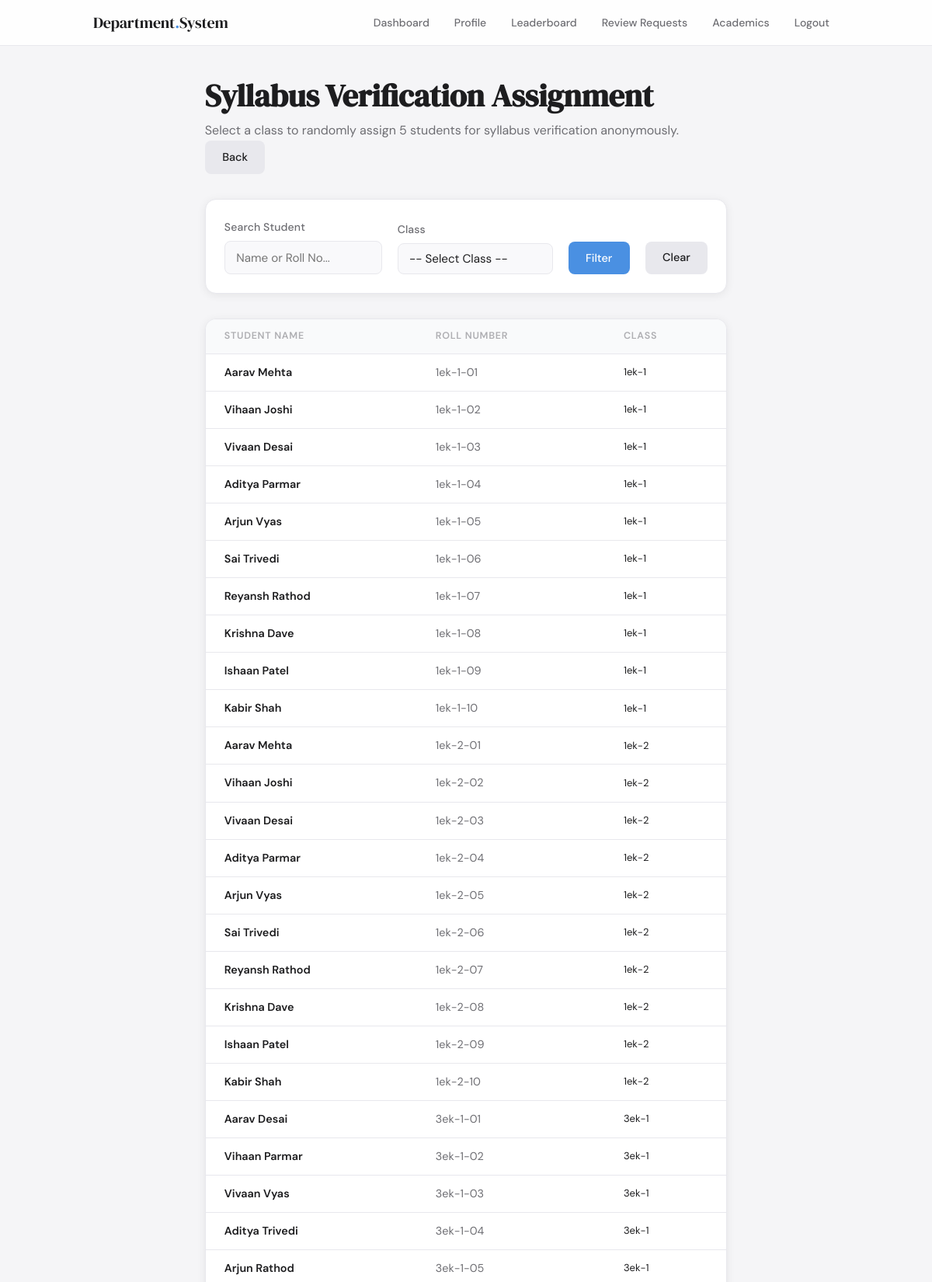
Page /public/academics/select_student.php (signed in, upper part) on the committed database.
### tables this page shows
CREATE TABLE IF NOT EXISTS users (
    id INT AUTO_INCREMENT PRIMARY KEY,
    name VARCHAR(120) NOT NULL,
    email VARCHAR(120) UNIQUE NOT NULL,
    phone VARCHAR(20),
    password VARCHAR(255) NOT NULL,
    role ENUM('student','faculty','expert','admin') NOT NULL,
    pac_category ENUM('premium', 'average', 'challenged') DEFAULT 'average',
    class_name VARCHAR(50),
    semester INT,
    batch VARCHAR(30),
    roll_no VARCHAR(50),
    emp_id VARCHAR(50),
    linkedin_url VARCHAR(255),
    is_verified TINYINT DEFAULT 1,
    created_at TIMESTAMP DEFAULT CURRENT_TIMESTAMP
);

### public/academics/select_student.php (the view, shortened to what this page needs)
<?php
require_once __DIR__ . '/../../app/config/db.php';
$search = $_GET['search'] ?? '';
$whereClause = "role = 'student'";
$sStmt = $conn->prepare("SELECT id, name, roll_no, class_name, semester FROM users WHERE $whereClause ORDER BY roll_no ASC, name ASC LIMIT 100");
$sStmt->execute();
$studentsRes = $sStmt->get_result();
$students = $studentsRes->fetch_all(MYSQLI_ASSOC);
require_once __DIR__ . '/../../app/includes/header.php';
?>
<div class="wrapper" style="padding: 2rem;">
    <div class="dashboard-header" style="margin-bottom: 2rem;">
        <div class="dashboard-title">
            <h1 style="font-family: 'DM Serif Display', serif; font-size: 2.5rem; color: var(--text);">Syllabus Verification Assignment</h1>
            <p style="color: var(--text-2);">Select a class to randomly assign 5 students for syllabus verification anonymously.</p>
        </div>
        <div class="dashboard-actions">
            <a href="faculty_dashboard.php" class="btn btn-secondary">Back</a>
        </div>
    </div>
    <div class="card" style="margin-bottom: 2rem; padding: 1.5rem;">
        <form method="GET" action="" style="display: flex; gap: 20px; align-items: flex-end; flex-wrap: wrap;">
            <div class="form-group" style="margin-bottom: 0; flex: 1; min-width: 200px;">
                <label>Search Student</label>
                <input type="text" name="search" placeholder="Name or Roll No..." value="<?= htmlspecialchars($search) ?>">
            </div>
            <div class="form-group" style="margin-bottom: 0; min-width: 200px;">
                <label>Class</label>
                <select name="class_name">
                    <option value="">-- Select Class --</option>
                </select>
            </div>
            <button type="submit" class="btn btn-primary" style="height: 42px;">Filter</button>
            <a href="select_student.php" class="btn btn-secondary" style="height: 42px; display: flex; align-items: center;">Clear</a>
        </form>
    </div>
    <?php if (empty($students)): ?>
        <div class="card" style="text-align: center; padding: 3rem;">
            <p style="color: var(--text-2);">No students found matching your criteria.</p>
        </div>
    <?php else: ?>
        <div class="card" style="padding: 0; overflow: hidden;">
            <div class="table-wrap">
                <table class="table-minimal" style="width: 100%; border-collapse: collapse;">
                    <thead>
                        <tr style="text-align: left; border-bottom: 1px solid var(--border); background: #f9fafb;">
                            <th style="padding: 12px 24px;">Student Name</th>
                            <th style="padding: 12px 24px;">Roll Number</th>
                            <th style="padding: 12px 24px;">Class</th>
                        </tr>
                    </thead>
                    <tbody>
                        <?php foreach ($students as $s): ?>
                        <tr style="border-bottom: 1px solid var(--border);">
                            <td style="padding: 12px 24px;">
                                <div style="font-weight: 600;"><?= htmlspecialchars($s['name']) ?></div>
                            </td>
                            <td style="padding: 12px 24px;">
                                <div style="color: var(--text-2);"><?= htmlspecialchars($s['roll_no'] ?: 'N/A') ?></div>
                            </td>
                            <td style="padding: 12px 24px;">
                                <div style="font-size: 13px;"><?= htmlspecialchars($s['class_name'] ?: 'N/A') ?></div>
                            </td>
                        </tr>
                        <?php endforeach; ?>
                    </tbody>
                </table>
            </div>
        </div>
    <?php endif; ?>
</div>
<?php require_once __DIR__ . '/../../app/includes/footer.php'; ?>

### public/assets/css/style.css (style rules this page uses)
:root { --bg: #f5f5f7; --surface: #ffffff; --surface-2: #f9f9fb; --border: #e8e8ed; --accent: #4a90e2; --accent-hover: #2f78d3; --accent-light: #eef5fd; --text: #1d1d1f; --text-2: #6e6e73; --text-3: #aeaeb2; --success: #34c759; --warning: #ff9f0a; --error: #ff3b30; --pending-bg: #fff8ec; --pending-text: #b06000; --accepted-bg: #eef5fd; --accepted-text: #1a5fa8; --completed-bg: #edfbf3; --completed-text: #1a7a40; --radius: 14px; --radius-sm: 8px; --shadow: 0 2px 12px rgba(0,0,0,0.07); --shadow-lg: 0 8px 32px rgba(0,0,0,0.10); }
*, *::before, *::after { box-sizing: border-box; margin: 0; padding: 0; }
html { font-size: 16px; }
body { font-family: 'DM Sans', sans-serif; background: var(--bg); color: var(--text); min-height: 100vh; line-height: 1.6; }
.wrapper, .page-wrap { max-width: 960px; margin: 0 auto; padding: 2.5rem 2rem; }
.card { background: var(--surface); border-radius: var(--radius); box-shadow: var(--shadow); border: 1px solid var(--border); padding: 2rem; margin-bottom: 1rem; }
.form-group { margin-bottom: 1.25rem; }
label { display: block; font-size: 0.875rem; font-weight: 500; color: var(--text-2); margin-bottom: 0.4rem; letter-spacing: 0.01em; }
input[type="text"], input[type="email"], input[type="password"], input[type="number"], textarea, select { width: 100%; padding: 0.65rem 0.9rem; background: var(--surface-2); border: 1.5px solid var(--border); border-radius: var(--radius-sm); font-family: 'DM Sans', sans-serif; font-size: 0.95rem; color: var(--text); transition: border-color 0.15s, box-shadow 0.15s; outline: none; appearance: none; }
.btn { display: inline-flex; align-items: center; justify-content: center; gap: 0.4rem; padding: 0.65rem 1.4rem; border-radius: var(--radius-sm); font-family: 'DM Sans', sans-serif; font-size: 0.9rem; font-weight: 500; cursor: pointer; border: none; transition: all 0.15s; text-decoration: none; }
.btn-primary { background: var(--accent); color: #fff; }
.btn-secondary { background: var(--border); color: var(--text); }
.table-wrap { overflow-x: auto; }
table { width: 100%; border-collapse: collapse; }
th { text-align: left; font-size: 0.78rem; font-weight: 600; color: var(--text-3); text-transform: uppercase; letter-spacing: 0.06em; padding: 0.6rem 1rem; border-bottom: 1.5px solid var(--border); }
td { padding: 0.9rem 1rem; border-bottom: 1px solid var(--border); font-size: 0.9rem; color: var(--text); }

### rows in the picture
users: name "Aarav Mehta", roll_no "1ek-1-01", class_name "1ek-1"
users: name "Vihaan Joshi", roll_no "1ek-1-02", class_name "1ek-1"
users: name "Vivaan Desai", roll_no "1ek-1-03", class_name "1ek-1"
users: name "Aditya Parmar", roll_no "1ek-1-04", class_name "1ek-1"
users: name "Arjun Vyas", roll_no "1ek-1-05", class_name "1ek-1"
users: name "Sai Trivedi", roll_no "1ek-1-06", class_name "1ek-1"
users: name "Reyansh Rathod", roll_no "1ek-1-07", class_name "1ek-1"
users: name "Krishna Dave", roll_no "1ek-1-08", class_name "1ek-1"
users: name "Ishaan Patel", roll_no "1ek-1-09", class_name "1ek-1"
users: name "Kabir Shah", roll_no "1ek-1-10", class_name "1ek-1"
users: name "Aarav Mehta", roll_no "1ek-2-01", class_name "1ek-2"
users: name "Vihaan Joshi", roll_no "1ek-2-02", class_name "1ek-2"
users: name "Vivaan Desai", roll_no "1ek-2-03", class_name "1ek-2"
users: name "Aditya Parmar", roll_no "1ek-2-04", class_name "1ek-2"
users: name "Arjun Vyas", roll_no "1ek-2-05", class_name "1ek-2"
users: name "Sai Trivedi", roll_no "1ek-2-06", class_name "1ek-2"
users: name "Reyansh Rathod", roll_no "1ek-2-07", class_name "1ek-2"
users: name "Krishna Dave", roll_no "1ek-2-08", class_name "1ek-2"
users: name "Ishaan Patel", roll_no "1ek-2-09", class_name "1ek-2"
users: name "Kabir Shah", roll_no "1ek-2-10", class_name "1ek-2"
users: name "Aarav Desai", roll_no "3ek-1-01", class_name "3ek-1"
users: name "Vihaan Parmar", roll_no "3ek-1-02", class_name "3ek-1"
users: name "Vivaan Vyas", roll_no "3ek-1-03", class_name "3ek-1"
users: name "Aditya Trivedi", roll_no "3ek-1-04", class_name "3ek-1"
users: name "Arjun Rathod", roll_no "3ek-1-05", class_name "3ek-1"
